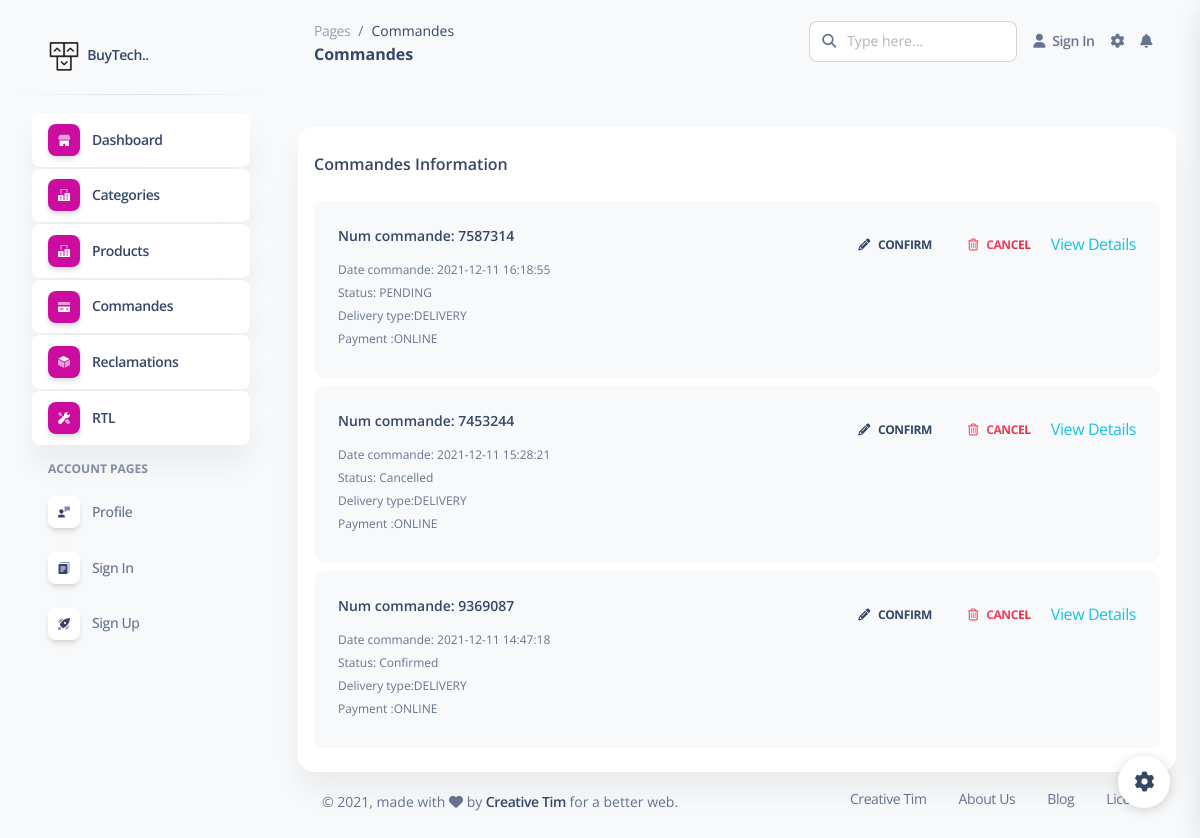
Page /V/commandeB.php on the committed database.
### tables this page shows
CREATE TABLE `commande` (
  `id_commande` int(11) NOT NULL,
  `num_commande` int(11) NOT NULL,
  `date_commande` datetime NOT NULL,
  `status` varchar(11) NOT NULL,
  `prixTotal` float NOT NULL,
  `type_Livraison` varchar(11) NOT NULL,
  `type_Paiment` varchar(11) NOT NULL,
  `id_Client` int(11) NOT NULL
);

### C/reclamationC.php (called while the page is built, shortened)
<?php
class reclamationC{
    function totalreclamationetat($etat)
    {
        $db = config::getConnexion();
        $sql="SELECT count(*)  from reclamation where $etat='treated'";
        $sth = $db->prepare("$sql");
        $sth->execute();
        $total=$sth->fetchColumn();
        return$total;
    }
}
?>

### C/commandesController.php (called while the page is built, shortened)
<?php
class commandesController{
function getCommande($client)
    {
      $sql="select * from projet_web.commande where id_client='$client' order by date_commande desc ";
      $db= config::getConnexion();
      try
      {
        return $db->query($sql);
      }
      catch (Exception $e)
      {
        echo 'Error: '.$e->getMessage();
      }
    }
}
    ?>

### V/commandeB.php (the view, shortened to what this page needs)
<?php
include "HeaderB.php";
include "../C/commandesController.php";
$i=new CommandesController();
$c=$i->getCommande(1);
?>
<?php
include '../C/reclamationC.php';
$reclamation= new reclamationC;
$total=$reclamation->totalreclamation();
$totaltreated=$reclamation->totalreclamationetat('etat');
$totalwaiting=$total-$totaltreated;
?>
<body class="g-sidenav-show  bg-gray-100">
<aside class="sidenav navbar navbar-vertical navbar-expand-xs border-0 border-radius-xl my-3 fixed-start ms-3 " id="sidenav-main">
    <div class="sidenav-header">
      <a class="navbar-brand m-0" href="https://demos.creative-tim.com/soft-ui-dashboard/pages/dashboard.html" target="_blank">
        <img src="../assets/img/logo-ct.png" class="navbar-brand-img h-100" alt="main_logo">
        <span class="ms-1 font-weight-bold">BuyTech..</span>
      </a>
    </div>
    <hr class="horizontal dark mt-0">
    <div class="collapse navbar-collapse  w-auto  max-height-vh-100 h-100" id="sidenav-collapse-main">
      <ul class="navbar-nav">
        <li class="nav-item">
          <a class="nav-link  active" href="dashboard.php">
            <div class="icon icon-shape icon-sm shadow border-radius-md bg-white text-center me-2 d-flex align-items-center justify-content-center">
            </div>
            <span class="nav-link-text ms-1">Dashboard</span>
          </a>
        </li>
        <li class="nav-item">
          <a class="nav-link  active" href="categories.php">
            <div class="icon icon-shape icon-sm shadow border-radius-md bg-white text-center me-2 d-flex align-items-center justify-content-center">
            </div>
            <span class="nav-link-text ms-1">Categories</span>
          </a>
        </li>
        <li class="nav-item">
          <a class="nav-link  active" href="produits.php">
            <div class="icon icon-shape icon-sm shadow border-radius-md bg-white text-center me-2 d-flex align-items-center justify-content-center">
            </div>
            <span class="nav-link-text ms-1">Products</span>
          </a>
        </li>
        <li class="nav-item">
          <a class="nav-link active " href="commandeB.php">
            <div class="icon icon-shape icon-sm shadow border-radius-md bg-white text-center me-2 d-flex align-items-center justify-content-center">
            </div>
            <span class="nav-link-text ms-1">Commandes</span>
          </a>
        </li>
        <li class="nav-item">
          <a class="nav-link  active" href="reclamation.php">
            <div class="icon icon-shape icon-sm shadow border-radius-md bg-white text-center me-2 d-flex align-items-center justify-content-center">
            </div>
            <span class="nav-link-text ms-1">Reclamations</span>
            <?php if ($totalwaiting!= '0'){?>
              <span class="badge" ><?php echo ($totalwaiting)?></span>
              <?php
              }
              ?>
          </a>
        </li>
        <li class="nav-item">
          <a class="nav-link  active" href="../pages/rtl.html">
            <div class="icon icon-shape icon-sm shadow border-radius-md bg-white text-center me-2 d-flex align-items-center justify-content-center">
            </div>
            <span class="nav-link-text ms-1">RTL</span>
          </a>
        </li>
        <li class="nav-item mt-3">
          <h6 class="ps-4 ms-2 text-uppercase text-xs font-weight-bolder opacity-6">Account pages</h6>
        </li>
        <li class="nav-item">
          <a class="nav-link  " href="../pages/profile.html">
            <div class="icon icon-shape icon-sm shadow border-radius-md bg-white text-center me-2 d-flex align-items-center justify-content-center">
            </div>
            <span class="nav-link-text ms-1">Profile</span>
          </a>
        </li>
        <li class="nav-item">
          <a class="nav-link  " href="../pages/sign-in.html">
            <div class="icon icon-shape icon-sm shadow border-radius-md bg-white text-center me-2 d-flex align-items-center justify-content-center">
            </div>
            <span class="nav-link-text ms-1">Sign In</span>
          </a>
        </li>
        <li class="nav-item">
          <a class="nav-link  " href="../pages/sign-up.html">
            <div class="icon icon-shape icon-sm shadow border-radius-md bg-white text-center me-2 d-flex align-items-center justify-content-center">
            </div>
            <span class="nav-link-text ms-1">Sign Up</span>
          </a>
        </li>
      </ul>
    </div>
  </aside>
  <main class="main-content position-relative max-height-vh-100 h-100 mt-1 border-radius-lg ">
    <nav class="navbar navbar-main navbar-expand-lg px-0 mx-4 shadow-none border-radius-xl" id="navbarBlur" navbar-scroll="true">
      <div class="container-fluid py-1 px-3">
        <nav aria-label="breadcrumb">
          <ol class="breadcrumb bg-transparent mb-0 pb-0 pt-1 px-0 me-sm-6 me-5">
            <li class="breadcrumb-item text-sm"><a class="opacity-5 text-dark" href="javascript:;">Pages</a></li>
            <li class="breadcrumb-item text-sm text-dark active" aria-current="page">Commandes</li>
          </ol>
          <h6 class="font-weight-bolder mb-0">Commandes</h6>
        </nav>
        <div class="collapse navbar-collapse mt-sm-0 mt-2 me-md-0 me-sm-4" id="navbar">
          <div class="ms-md-auto pe-md-3 d-flex align-items-center">
            <div class="input-group">
              <span class="input-group-text text-body"><i class="fas fa-search" aria-hidden="true"></i></span>
              <input type="text" class="form-control" placeholder="Type here...">
            </div>
          </div>
          <ul class="navbar-nav  justify-content-end">
            <li class="nav-item d-flex align-items-center">
              <a href="javascript:;" class="nav-link text-body font-weight-bold px-0">
                <i class="fa fa-user me-sm-1"></i>
                <span class="d-sm-inline d-none">Sign In</span>
              </a>
            </li>
            <li class="nav-item px-3 d-flex align-items-center">
              <a href="javascript:;" class="nav-link text-body p-0">
                <i class="fa fa-cog fixed-plugin-button-nav cursor-pointer"></i>
              </a>
            </li>
            <li class="nav-item dropdown pe-2 d-flex align-items-center">
              <a href="javascript:;" class="nav-link text-body p-0" id="dropdownMenuButton" data-bs-toggle="dropdown" aria-expanded="false">
                <i class="fa fa-bell cursor-pointer"></i>
              </a>
            </li>
          </ul>
        </div>
      </div>
    </nav>
    <div class="container-fluid py-4">
      <div class="row">
        <div class="col-md-12 mt-4">
          <div class="card">
            <div class="card-header pb-0 px-3">
              <h6 class="mb-0">Commandes  Information</h6>
            </div>
            <div class="card-body pt-4 p-3">
              <ul class="list-group">
              <?php
foreach ($c as $row)
{
  echo'
                <li class="list-group-item border-0 d-flex p-4 mb-2 bg-gray-100 border-radius-lg">
                  <div class="d-flex flex-column">
                    <h6 class="mb-3 text-sm">Num commande: '.$row["num_commande"].'</h6>
                    <span class="mb-2 text-xs">Date commande: '.$row["date_commande"].'</span> <span class="text-dark font-weight-bold ms-sm-2"></span></span>
                    <span class="mb-2 text-xs">Status: '.$row["status"].'</<span class="text-dark ms-sm-2 font-weight-bold"></span></span>
                    <span class="mb-2 text-xs">Delivery type:'.$row["type_Livraison"].'</ <span class="text-dark ms-sm-2 font-weight-bold"></span></span>
                    <span class="mb-2 text-xs">Payment :'.$row["type_Paiment"].'</ <span class="text-dark ms-sm-2 font-weight-bold"></span></span>
                    </div>
                  <div class="ms-auto text-end">
                  <a class="btn btn-link text-dark px-3 mb-0" href="UpdateCommandeB.php?status=Confirmed&num='.$row["num_commande"].'"><i class="fas fa-pencil-alt text-dark me-2" aria-hidden="true"></i>Confirm</a>
                    <a class="btn btn-link text-danger text-gradient px-3 mb-0" href="UpdateCommandeB.php?status=Cancelled&num='.$row["num_commande"].'"><i class="far fa-trash-alt me-2"></i>Cancel </a>
                    <a class="button btn-link text-info" href="detailCommandeB.php?num_commande='.$row["num_commande"].'">View Details</a>
                    </div>
                </li>';
}
?>
              </ul>
            </div>
          </div>
        </div>
      </div>
      <footer class="footer pt-3  ">
        <div class="container-fluid">
          <div class="row align-items-center justify-content-lg-between">
            <div class="col-lg-6 mb-lg-0 mb-4">
              <div class="copyright text-center text-sm text-muted text-lg-start">
                © ,
                made with <i class="fa fa-heart"></i> by
                <a href="https://www.creative-tim.com" class="font-weight-bold" target="_blank">Creative Tim</a>
                for a better web.
              </div>
            </div>
            <div class="col-lg-6">
              <ul class="nav nav-footer justify-content-center justify-content-lg-end">
                <li class="nav-item">
                  <a href="https://www.creative-tim.com" class="nav-link text-muted" target="_blank">Creative Tim</a>
                </li>
                <li class="nav-item">
                  <a href="https://www.creative-tim.com/presentation" class="nav-link text-muted" target="_blank">About Us</a>
                </li>
                <li class="nav-item">
                  <a href="https://creative-tim.com/blog" class="nav-link text-muted" target="_blank">Blog</a>
                </li>
                <li class="nav-item">
                  <a href="https://www.creative-tim.com/license" class="nav-link pe-0 text-muted" target="_blank">License</a>
                </li>
              </ul>
            </div>
          </div>
        </div>
      </footer>
    </div>
  </main>
  <div class="fixed-plugin">
    <a class="fixed-plugin-button text-dark position-fixed px-3 py-2">
      <i class="fa fa-cog py-2"> </i>
    </a>
  </div>
</body>
</html>

### assets/css/nucleo-svg.css (style rules this page uses)
.icon { display: inline-block; color: #111111; height: 1em; width: 1em; }
.icon-sm { height: 0.8em; width: 0.8em; }
.icon { fill: currentColor; stroke: none; }

### rows in the picture
commande: num_commande "7587314", date_commande "2021-12-11 16:18:55", status "PENDING", type_Livraison "DELIVERY", type_Paiment "ONLINE"
commande: num_commande "7453244", date_commande "2021-12-11 15:28:21", status "Cancelled", type_Livraison "DELIVERY", type_Paiment "ONLINE"
commande: num_commande "9369087", date_commande "2021-12-11 14:47:18", status "Confirmed", type_Livraison "DELIVERY", type_Paiment "ONLINE"
